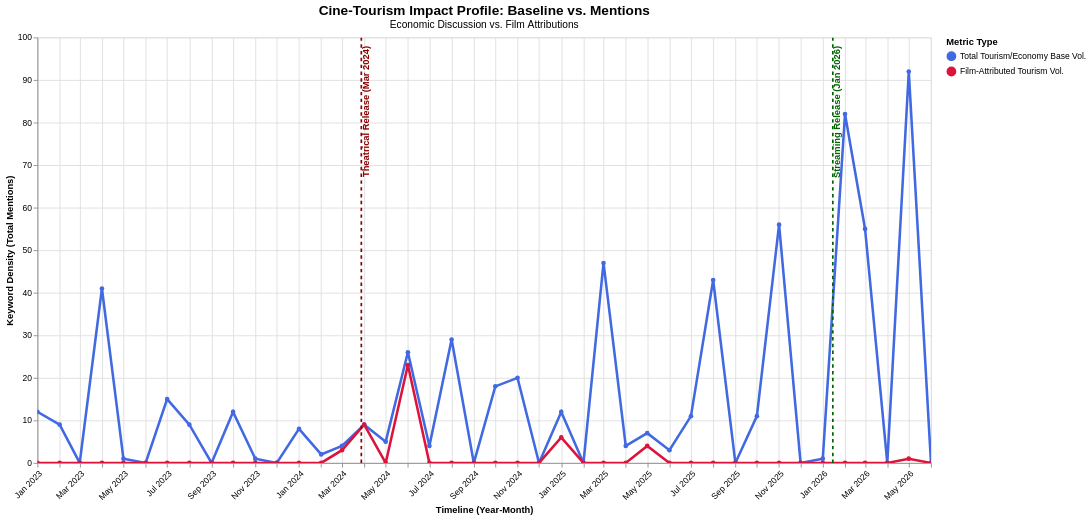

Specify this chart in Vega-Lite:
### Vega-Lite specification from a JSON file in a GitHub repository (floating-point values rounded to 4 significant figures)
{"config": {"view": {"continuousWidth": 300, "continuousHeight": 300}}, "layer": [{"data": {"name": "data-c6459c27ab6730187281e9a528860438"}, "mark": {"type": "line", "point": true, "strokeWidth": 3}, "encoding": {"color": {"field": "Metric", "legend": {"orient": "right", "title": "Metric Type"}, "scale": {"domain": ["Total Tourism/Economy Base Vol.", "Film-Attributed Tourism Vol."], "range": ["#4169E1", "#DC143C"]}, "type": "nominal"}, "tooltip": [{"field": "Date", "format": "%B %Y", "title": "Month", "type": "temporal"}, {"field": "Metric", "title": "Category", "type": "nominal"}, {"field": "Score", "title": "Impact Mentions", "type": "quantitative"}], "x": {"axis": {"format": "%b %Y", "labelAngle": -45}, "field": "Date", "title": "Timeline (Year-Month)", "type": "temporal"}, "y": {"field": "Score", "title": "Keyword Density (Total Mentions)", "type": "quantitative"}}, "name": "view_e7b0ac91b89835d7_0"}, {"data": {"name": "data-6528d71445f3855ebd744daee25293cf"}, "mark": {"type": "rule", "size": 2, "strokeDash": [4, 4]}, "encoding": {"color": {"field": "Color", "scale": null, "type": "nominal"}, "x": {"field": "Date", "type": "temporal"}}}, {"data": {"name": "data-6528d71445f3855ebd744daee25293cf"}, "mark": {"type": "text", "align": "right", "angle": 270, "baseline": "top", "dx": 5, "fontSize": 11, "fontWeight": "bold"}, "encoding": {"color": {"field": "Color", "scale": null, "type": "nominal"}, "text": {"field": "Event", "type": "nominal"}, "x": {"field": "Date", "type": "temporal"}, "y": {"value": 15}}}], "height": 500, "params": [{"name": "param_1e9efca18e7a2868", "select": {"type": "interval", "encodings": ["x", "y"]}, "bind": "scales", "views": ["view_e7b0ac91b89835d7_0"]}], "title": {"text": "Cine-Tourism Impact Profile: Baseline vs. Mentions", "fontSize": 16, "subtitle": "Economic Discussion vs. Film Attributions", "subtitleFontSize": 12}, "width": 1050, "$schema": "https://vega.github.io/schema/vega-lite/v6.4.1.json", "datasets": {"data-c6459c27ab6730187281e9a528860438": [{"Date": "2023-01-01T00:00:00", "Score": 12, "Metric": "Total Tourism/Economy Base Vol."}, {"Date": "2023-02-01T00:00:00", "Score": 9, "Metric": "Total Tourism/Economy Base Vol."}, {"Date": "2023-03-01T00:00:00", "Score": 0, "Metric": "Total Tourism/Economy Base Vol."}, {"Date": "2023-04-01T00:00:00", "Score": 41, "Metric": "Total Tourism/Economy Base Vol."}, {"Date": "2023-05-01T00:00:00", "Score": 1, "Metric": "Total Tourism/Economy Base Vol."}, {"Date": "2023-06-01T00:00:00", "Score": 0, "Metric": "Total Tourism/Economy Base Vol."}, {"Date": "2023-07-01T00:00:00", "Score": 15, "Metric": "Total Tourism/Economy Base Vol."}, {"Date": "2023-08-01T00:00:00", "Score": 9, "Metric": "Total Tourism/Economy Base Vol."}, {"Date": "2023-09-01T00:00:00", "Score": 0, "Metric": "Total Tourism/Economy Base Vol."}, {"Date": "2023-10-01T00:00:00", "Score": 12, "Metric": "Total Tourism/Economy Base Vol."}, {"Date": "2023-11-01T00:00:00", "Score": 1, "Metric": "Total Tourism/Economy Base Vol."}, {"Date": "2023-12-01T00:00:00", "Score": 0, "Metric": "Total Tourism/Economy Base Vol."}, {"Date": "2024-01-01T00:00:00", "Score": 8, "Metric": "Total Tourism/Economy Base Vol."}, {"Date": "2024-02-01T00:00:00", "Score": 2, "Metric": "Total Tourism/Economy Base Vol."}, {"Date": "2024-03-01T00:00:00", "Score": 4, "Metric": "Total Tourism/Economy Base Vol."}, {"Date": "2024-04-01T00:00:00", "Score": 9, "Metric": "Total Tourism/Economy Base Vol."}, {"Date": "2024-05-01T00:00:00", "Score": 5, "Metric": "Total Tourism/Economy Base Vol."}, {"Date": "2024-06-01T00:00:00", "Score": 26, "Metric": "Total Tourism/Economy Base Vol."}, {"Date": "2024-07-01T00:00:00", "Score": 4, "Metric": "Total Tourism/Economy Base Vol."}, {"Date": "2024-08-01T00:00:00", "Score": 29, "Metric": "Total Tourism/Economy Base Vol."}, {"Date": "2024-09-01T00:00:00", "Score": 0, "Metric": "Total Tourism/Economy Base Vol."}, {"Date": "2024-10-01T00:00:00", "Score": 18, "Metric": "Total Tourism/Economy Base Vol."}, {"Date": "2024-11-01T00:00:00", "Score": 20, "Metric": "Total Tourism/Economy Base Vol."}, {"Date": "2024-12-01T00:00:00", "Score": 0, "Metric": "Total Tourism/Economy Base Vol."}, {"Date": "2025-01-01T00:00:00", "Score": 12, "Metric": "Total Tourism/Economy Base Vol."}, {"Date": "2025-02-01T00:00:00", "Score": 0, "Metric": "Total Tourism/Economy Base Vol."}, {"Date": "2025-03-01T00:00:00", "Score": 47, "Metric": "Total Tourism/Economy Base Vol."}, {"Date": "2025-04-01T00:00:00", "Score": 4, "Metric": "Total Tourism/Economy Base Vol."}, {"Date": "2025-05-01T00:00:00", "Score": 7, "Metric": "Total Tourism/Economy Base Vol."}, {"Date": "2025-06-01T00:00:00", "Score": 3, "Metric": "Total Tourism/Economy Base Vol."}, {"Date": "2025-07-01T00:00:00", "Score": 11, "Metric": "Total Tourism/Economy Base Vol."}, {"Date": "2025-08-01T00:00:00", "Score": 43, "Metric": "Total Tourism/Economy Base Vol."}, {"Date": "2025-09-01T00:00:00", "Score": 0, "Metric": "Total Tourism/Economy Base Vol."}, {"Date": "2025-10-01T00:00:00", "Score": 11, "Metric": "Total Tourism/Economy Base Vol."}, {"Date": "2025-11-01T00:00:00", "Score": 56, "Metric": "Total Tourism/Economy Base Vol."}, {"Date": "2025-12-01T00:00:00", "Score": 0, "Metric": "Total Tourism/Economy Base Vol."}, {"Date": "2026-01-01T00:00:00", "Score": 1, "Metric": "Total Tourism/Economy Base Vol."}, {"Date": "2026-02-01T00:00:00", "Score": 82, "Metric": "Total Tourism/Economy Base Vol."}, {"Date": "2026-03-01T00:00:00", "Score": 55, "Metric": "Total Tourism/Economy Base Vol."}, {"Date": "2026-04-01T00:00:00", "Score": 0, "Metric": "Total Tourism/Economy Base Vol."}, {"Date": "2026-05-01T00:00:00", "Score": 92, "Metric": "Total Tourism/Economy Base Vol."}, {"Date": "2026-06-01T00:00:00", "Score": 0, "Metric": "Total Tourism/Economy Base Vol."}, {"Date": "2023-01-01T00:00:00", "Score": 0, "Metric": "Film-Attributed Tourism Vol."}, {"Date": "2023-02-01T00:00:00", "Score": 0, "Metric": "Film-Attributed Tourism Vol."}, {"Date": "2023-03-01T00:00:00", "Score": 0, "Metric": "Film-Attributed Tourism Vol."}, {"Date": "2023-04-01T00:00:00", "Score": 0, "Metric": "Film-Attributed Tourism Vol."}, {"Date": "2023-05-01T00:00:00", "Score": 0, "Metric": "Film-Attributed Tourism Vol."}, {"Date": "2023-06-01T00:00:00", "Score": 0, "Metric": "Film-Attributed Tourism Vol."}, {"Date": "2023-07-01T00:00:00", "Score": 0, "Metric": "Film-Attributed Tourism Vol."}, {"Date": "2023-08-01T00:00:00", "Score": 0, "Metric": "Film-Attributed Tourism Vol."}, {"Date": "2023-09-01T00:00:00", "Score": 0, "Metric": "Film-Attributed Tourism Vol."}, {"Date": "2023-10-01T00:00:00", "Score": 0, "Metric": "Film-Attributed Tourism Vol."}, {"Date": "2023-11-01T00:00:00", "Score": 0, "Metric": "Film-Attributed Tourism Vol."}, {"Date": "2023-12-01T00:00:00", "Score": 0, "Metric": "Film-Attributed Tourism Vol."}, {"Date": "2024-01-01T00:00:00", "Score": 0, "Metric": "Film-Attributed Tourism Vol."}, {"Date": "2024-02-01T00:00:00", "Score": 0, "Metric": "Film-Attributed Tourism Vol."}, {"Date": "2024-03-01T00:00:00", "Score": 3, "Metric": "Film-Attributed Tourism Vol."}, {"Date": "2024-04-01T00:00:00", "Score": 9, "Metric": "Film-Attributed Tourism Vol."}, {"Date": "2024-05-01T00:00:00", "Score": 0, "Metric": "Film-Attributed Tourism Vol."}, {"Date": "2024-06-01T00:00:00", "Score": 23, "Metric": "Film-Attributed Tourism Vol."}, {"Date": "2024-07-01T00:00:00", "Score": 0, "Metric": "Film-Attributed Tourism Vol."}, {"Date": "2024-08-01T00:00:00", "Score": 0, "Metric": "Film-Attributed Tourism Vol."}, {"Date": "2024-09-01T00:00:00", "Score": 0, "Metric": "Film-Attributed Tourism Vol."}, {"Date": "2024-10-01T00:00:00", "Score": 0, "Metric": "Film-Attributed Tourism Vol."}, {"Date": "2024-11-01T00:00:00", "Score": 0, "Metric": "Film-Attributed Tourism Vol."}, {"Date": "2024-12-01T00:00:00", "Score": 0, "Metric": "Film-Attributed Tourism Vol."}, {"Date": "2025-01-01T00:00:00", "Score": 6, "Metric": "Film-Attributed Tourism Vol."}, {"Date": "2025-02-01T00:00:00", "Score": 0, "Metric": "Film-Attributed Tourism Vol."}, {"Date": "2025-03-01T00:00:00", "Score": 0, "Metric": "Film-Attributed Tourism Vol."}, {"Date": "2025-04-01T00:00:00", "Score": 0, "Metric": "Film-Attributed Tourism Vol."}, {"Date": "2025-05-01T00:00:00", "Score": 4, "Metric": "Film-Attributed Tourism Vol."}, {"Date": "2025-06-01T00:00:00", "Score": 0, "Metric": "Film-Attributed Tourism Vol."}, {"Date": "2025-07-01T00:00:00", "Score": 0, "Metric": "Film-Attributed Tourism Vol."}, {"Date": "2025-08-01T00:00:00", "Score": 0, "Metric": "Film-Attributed Tourism Vol."}, {"Date": "2025-09-01T00:00:00", "Score": 0, "Metric": "Film-Attributed Tourism Vol."}, {"Date": "2025-10-01T00:00:00", "Score": 0, "Metric": "Film-Attributed Tourism Vol."}, {"Date": "2025-11-01T00:00:00", "Score": 0, "Metric": "Film-Attributed Tourism Vol."}, {"Date": "2025-12-01T00:00:00", "Score": 0, "Metric": "Film-Attributed Tourism Vol."}, {"Date": "2026-01-01T00:00:00", "Score": 0, "Metric": "Film-Attributed Tourism Vol."}, {"Date": "2026-02-01T00:00:00", "Score": 0, "Metric": "Film-Attributed Tourism Vol."}, {"Date": "2026-03-01T00:00:00", "Score": 0, "Metric": "Film-Attributed Tourism Vol."}, {"Date": "2026-04-01T00:00:00", "Score": 0, "Metric": "Film-Attributed Tourism Vol."}, {"Date": "2026-05-01T00:00:00", "Score": 1, "Metric": "Film-Attributed Tourism Vol."}, {"Date": "2026-06-01T00:00:00", "Score": 0, "Metric": "Film-Attributed Tourism Vol."}], "data-6528d71445f3855ebd744daee25293cf": [{"Date": "2024-03-28T00:00:00", "Event": "Theatrical Release (Mar 2024)", "Color": "#8B0000"}, {"Date": "2026-01-15T00:00:00", "Event": "Streaming Release (Jan 2026)", "Color": "#006400"}]}}
